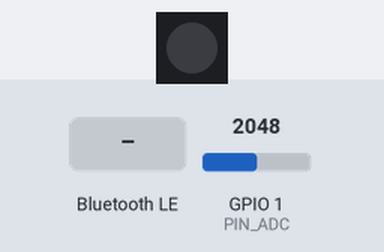
Bench run of a program on a simulated ESP32-S3. On the bench: 1 RGB LEDs in strip order, left to right. Inputs (shaded band) come from the test bench; at power-on: GPIO 1 (PIN_ADC) = 2048. Nothing arrives over Bluetooth unless stated; a phone connects over Bluetooth LE 3 s after start; what the program prints to the serial monitor is not drawn.

Above: at 2.9 s.
3.0 s: Bluetooth LE write "1" received
At 3.9 s:
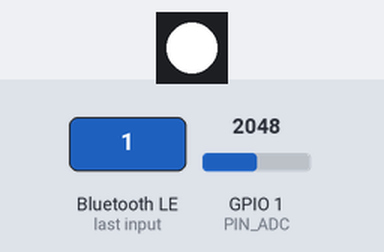
6.2 s: Bluetooth LE write "0" received
At 7.0 s:
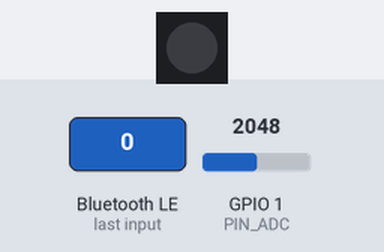
Timing chart, 0 to 9.2 s (numbered marks = the images above; inputs shaded):
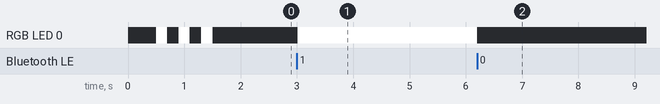

Measured:
- after the input at 3.0 s, RGB LED 0: off → RGB(255, 255, 255) at once
- after the input at 6.2 s, RGB LED 0: RGB(255, 255, 255) → off at once

The program:

main.cpp
```cpp
// =============================================================
//  ESP32-S3-DevKitM-1 – Servidor BLE con NOTIFY ADC + LED RGB + Estado JSON
//  Servicio UUID   : 4fafc201-1fb5-459e-8fcc-c5c9c331914b
//  Char ADC        (READ + NOTIFY) : beb5483e-36e1-4688-b7f5-ea07361b26a8
//  Char LED        (WRITE)         : 1c95d5e3-d8f7-413a-bf3d-7a2e5d7be87e
//  Char Estado JSON(READ)          : a9b4f3c2-7e6d-4b5a-8c1d-2f3e4a5b6c7d
//
//  Char Estado JSON devuelve al leerla:
//    {"adc": 1023, "led": true, "uptime": 42}
//
//  platformio.ini necesario:
//    monitor_speed = 115200
//    lib_deps = adafruit/Adafruit NeoPixel @ ^1.12.3
// =============================================================

#include <Arduino.h>
#include <BLEDevice.h>
#include <BLEServer.h>
#include <BLEUtils.h>
#include <BLE2902.h>
#include <Adafruit_NeoPixel.h>

// ------------------------------------------------------------------
// UUIDs
// ------------------------------------------------------------------
#define SERVICE_UUID      "4fafc201-1fb5-459e-8fcc-c5c9c331914b"
#define CHAR_ADC_UUID     "beb5483e-36e1-4688-b7f5-ea07361b26a8"
#define CHAR_LED_UUID     "1c95d5e3-d8f7-413a-bf3d-7a2e5d7be87e"
#define CHAR_STATUS_UUID  "a9b4f3c2-7e6d-4b5a-8c1d-2f3e4a5b6c7d"  // Nueva característica JSON

// ------------------------------------------------------------------
// PINES
// ------------------------------------------------------------------
#define PIN_ADC   1    // GPIO1 = ADC1_CH0, compatible con BLE activo
#define PIN_LED   48   // GPIO48 = LED RGB WS2812 integrado en DevKitM-1

// ------------------------------------------------------------------
// NEOPIXEL
// ------------------------------------------------------------------
#define NUM_LEDS  1
Adafruit_NeoPixel led(NUM_LEDS, PIN_LED, NEO_GRB + NEO_KHZ800);

// ------------------------------------------------------------------
// VARIABLES GLOBALES
// ------------------------------------------------------------------
BLECharacteristic* pCharADC    = nullptr;
BLECharacteristic* pCharLED    = nullptr;
BLECharacteristic* pCharStatus = nullptr;  // Puntero a la nueva característica JSON

bool clienteConectado = false;
bool clienteAnterior  = false;

// Estado del LED: variable global compartida entre callbacks y la char JSON.
// Se actualiza en onWrite del LED y se consulta en onRead del JSON.
bool ledEncendido = false;

// Temporizador para notificaciones ADC
unsigned long ultimaNotificacion = 0;
const unsigned long INTERVALO_MS = 1000;


// ------------------------------------------------------------------
// FUNCIONES AUXILIARES LED
// ------------------------------------------------------------------
void ledEncender() {
  led.setPixelColor(0, led.Color(255, 255, 255));
  led.show();
  ledEncendido = true;   // Actualizar estado global
}

void ledApagar() {
  led.setPixelColor(0, led.Color(0, 0, 0));
  led.show();
  ledEncendido = false;  // Actualizar estado global
}


// ==================================================================
//  CALLBACKS DEL SERVIDOR  –  onConnect / onDisconnect
// ==================================================================
class ServidorCallbacks : public BLEServerCallbacks {

  void onConnect(BLEServer* pServer) override {
    clienteConectado = true;
    Serial.println(">>> Cliente BLE CONECTADO");
  }

  void onDisconnect(BLEServer* pServer) override {
    clienteConectado = false;
    Serial.println("<<< Cliente BLE DESCONECTADO");
    BLEDevice::startAdvertising();
    Serial.println("    Advertising reiniciado – esperando nuevo cliente...\n");
  }
};


// ==================================================================
//  CALLBACKS DE LA CARACTERÍSTICA ADC  –  onRead (lectura manual)
//  Las notificaciones automáticas se gestionan en el loop()
// ==================================================================
class ADCCallbacks : public BLECharacteristicCallbacks {

  void onRead(BLECharacteristic* pCharacteristic) override {
    int valorADC = analogRead(PIN_ADC);
    pCharacteristic->setValue(String(valorADC).c_str());

    Serial.print("    [ADC] Lectura manual: ");
    Serial.println(valorADC);
  }
};


// ==================================================================
//  CALLBACKS DE LA CARACTERÍSTICA LED  –  onWrite
//  0x01 / '1' → encender   |   0x00 / '0' → apagar
// ==================================================================
class LEDCallbacks : public BLECharacteristicCallbacks {

  void onWrite(BLECharacteristic* pCharacteristic) override {
    std::string valor = pCharacteristic->getValue();

    if (valor.length() > 0) {
      uint8_t comando = (uint8_t)valor[0];

      if (comando == 0x01 || comando == '1') {
        ledEncender();   // También pone ledEncendido = true
        Serial.println("    [LED] Encendido (blanco)");
      }
      else if (comando == 0x00 || comando == '0') {
        ledApagar();     // También pone ledEncendido = false
        Serial.println("    [LED] Apagado");
      }
      else {
        Serial.print("    [LED] Byte desconocido: 0x");
        Serial.println(comando, HEX);
      }
    }
  }
};


// ==================================================================
//  CALLBACKS DE LA CARACTERÍSTICA ESTADO JSON  –  onRead
//
//  Cada vez que el cliente lee esta característica, se construye
//  un JSON fresco con los tres campos:
//
//    adc     → lectura actual del ADC (0–4095)
//    led     → estado actual del LED (true / false)
//    uptime  → segundos transcurridos desde el arranque del ESP32
//
//  Se construye con String para evitar dependencias externas (no
//  necesita ArduinoJson ni ninguna librería adicional).
// ==================================================================
class StatusCallbacks : public BLECharacteristicCallbacks {

  void onRead(BLECharacteristic* pCharacteristic) override {

    // Leer ADC en el momento exacto de la petición
    int    valorADC = analogRead(PIN_ADC);

    // millis() devuelve ms desde el arranque; dividimos entre 1000 para segundos
    unsigned long uptime = millis() / 1000;

    // Construir el JSON como String
    // ledEncendido es true/false → lo mapeamos a "true"/"false" de texto JSON
    String json = "{\"adc\": ";
    json += valorADC;
    json += ", \"led\": ";
    json += ledEncendido ? "true" : "false";
    json += ", \"uptime\": ";
    json += uptime;
    json += "}";

    // Actualizar el valor de la característica con el JSON generado
    pCharacteristic->setValue(json.c_str());

    Serial.print("    [JSON] Estado enviado: ");
    Serial.println(json);
  }
};


// ==================================================================
//  SETUP
// ==================================================================
void setup() {
  Serial.begin(115200);
  delay(500);
  Serial.println("\n=== ESP32-S3 BLE Server – ADC NOTIFY + LED + JSON ===");

  // --- NeoPixel ---
  led.begin();
  ledApagar();
  for (int i = 0; i < 3; i++) {
    ledEncender(); delay(200);
    ledApagar();   delay(200);
  }
  Serial.println("[LED] NeoPixel listo en GPIO48");

  // --- BLE ---
  BLEDevice::init("ESP32-S3_BLE");

  BLEServer* pServer = BLEDevice::createServer();
  pServer->setCallbacks(new ServidorCallbacks());

  // IMPORTANTE: el número de características afecta al tamaño de la tabla
  // interna del servicio. createService(UUID, numHandles) reserva espacio.
  // Por defecto son 15 handles; con 3 características (una con BLE2902)
  // necesitamos al menos 10. El valor 15 es suficiente y seguro.
  BLEService* pService = pServer->createService(BLEUUID(SERVICE_UUID), 15);

  // ----------------------------------------------------------------
  //  CARACTERÍSTICA 1: ADC  (READ + NOTIFY + BLE2902)
  // ----------------------------------------------------------------
  pCharADC = pService->createCharacteristic(
    CHAR_ADC_UUID,
    BLECharacteristic::PROPERTY_READ |
    BLECharacteristic::PROPERTY_NOTIFY
  );
  pCharADC->setCallbacks(new ADCCallbacks());
  pCharADC->setValue("0");
  pCharADC->addDescriptor(new BLE2902());  // CCCD obligatorio para NOTIFY
  Serial.println("[BLE] Char ADC        (READ + NOTIFY) creada");

  // ----------------------------------------------------------------
  //  CARACTERÍSTICA 2: LED  (WRITE)
  // ----------------------------------------------------------------
  pCharLED = pService->createCharacteristic(
    CHAR_LED_UUID,
    BLECharacteristic::PROPERTY_WRITE
  );
  pCharLED->setCallbacks(new LEDCallbacks());
  Serial.println("[BLE] Char LED        (WRITE)         creada");

  // ----------------------------------------------------------------
  //  CARACTERÍSTICA 3: Estado JSON  (READ)
  //  El cliente lee esta característica para obtener un snapshot
  //  completo del estado del dispositivo en formato JSON.
  //  No tiene NOTIFY: el cliente solicita la lectura cuando la necesita.
  // ----------------------------------------------------------------
  pCharStatus = pService->createCharacteristic(
    CHAR_STATUS_UUID,
    BLECharacteristic::PROPERTY_READ
  );
  pCharStatus->setCallbacks(new StatusCallbacks());
  pCharStatus->setValue("{\"adc\":0,\"led\":false,\"uptime\":0}");  // Valor inicial
  Serial.println("[BLE] Char Estado JSON(READ)          creada");

  pService->start();

  BLEAdvertising* pAdvertising = BLEDevice::getAdvertising();
  pAdvertising->addServiceUUID(SERVICE_UUID);
  pAdvertising->setScanResponse(true);
  pAdvertising->setMinPreferred(0x06);
  pAdvertising->setMinPreferred(0x12);
  BLEDevice::startAdvertising();

  Serial.println("[BLE] Advertising iniciado – esperando cliente...\n");
}


// ==================================================================
//  LOOP  –  Notificaciones ADC periódicas con millis()
// ==================================================================
void loop() {

  // Gestión de desconexión
  if (clienteAnterior && !clienteConectado) {
    ledApagar();
    clienteAnterior = false;
  }
  if (!clienteAnterior && clienteConectado) {
    clienteAnterior = true;
  }

  // Notificación automática ADC cada INTERVALO_MS
  if (clienteConectado) {
    unsigned long ahora = millis();

    if (ahora - ultimaNotificacion >= INTERVALO_MS) {
      ultimaNotificacion = ahora;

      int valorADC = analogRead(PIN_ADC);
      pCharADC->setValue(String(valorADC).c_str());
      pCharADC->notify();

      Serial.print("    [NOTIFY] ADC: ");
      Serial.println(valorADC);
    }
  }

  delay(20);
}
```
